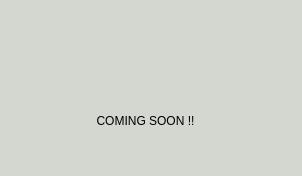
<?xml version="1.0" encoding="UTF-8"?>
<ui version="4.0">
 <class>Dialog2</class>
 <widget class="QDialog" name="Dialog2">
  <property name="geometry">
   <rect>
    <x>0</x>
    <y>0</y>
    <width>302</width>
    <height>176</height>
   </rect>
  </property>
  <property name="windowTitle">
   <string>Information</string>
  </property>
  <property name="styleSheet">
   <string notr="true">background-color: rgb(211, 215, 207);</string>
  </property>
  <widget class="QLabel" name="label">
   <property name="geometry">
    <rect>
     <x>120</x>
     <y>30</y>
     <width>61</width>
     <height>61</height>
    </rect>
   </property>
   <property name="styleSheet">
    <string>font: 75 italic 20pt &quot;Manjari&quot;;</string>
   </property>
   <property name="text">
    <string/>
   </property>
   <property name="pixmap">
    <pixmap>../assets/information.png</pixmap>
   </property>
   <property name="scaledContents">
    <bool>true</bool>
   </property>
  </widget>
  <widget class="QLabel" name="label_4">
   <property name="geometry">
    <rect>
     <x>30</x>
     <y>100</y>
     <width>231</width>
     <height>41</height>
    </rect>
   </property>
   <property name="styleSheet">
    <string notr="true">font: 75 italic 17pt &quot;Ubuntu Condensed&quot;;</string>
   </property>
   <property name="text">
    <string>COMING SOON !!</string>
   </property>
   <property name="alignment">
    <set>Qt::AlignCenter</set>
   </property>
  </widget>
 </widget>
 <resources/>
 <connections/>
</ui>
